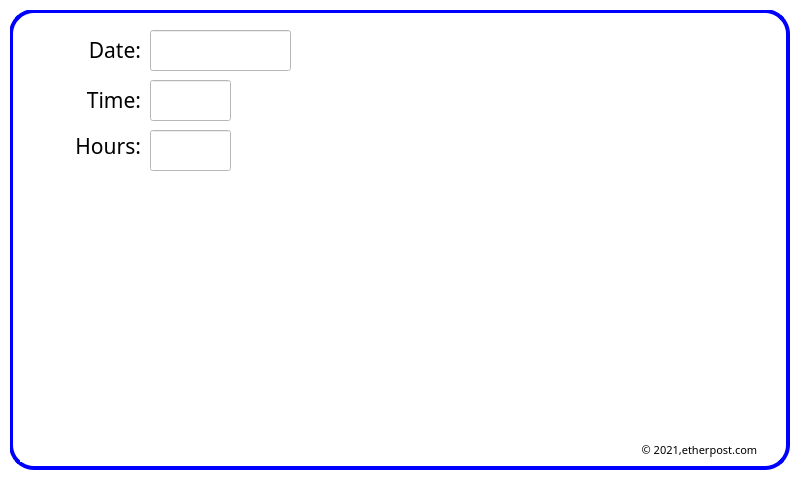
<?xml version="1.0" encoding="UTF-8"?>
<ui version="4.0">
 <author>Robert Grimes</author>
 <class>Monitor</class>
 <widget class="QWidget" name="Monitor">
  <property name="enabled">
   <bool>true</bool>
  </property>
  <property name="geometry">
   <rect>
    <x>0</x>
    <y>0</y>
    <width>800</width>
    <height>480</height>
   </rect>
  </property>
  <property name="sizePolicy">
   <sizepolicy hsizetype="Maximum" vsizetype="Maximum">
    <horstretch>0</horstretch>
    <verstretch>0</verstretch>
   </sizepolicy>
  </property>
  <property name="windowTitle">
   <string>Label Printer</string>
  </property>
  <property name="windowIcon">
   <iconset>
    <normaloff>printer.png</normaloff>printer.png</iconset>
  </property>
  <property name="styleSheet">
   <string notr="true">background-color:white</string>
  </property>
  <widget class="QFrame" name="mainFrame">
   <property name="geometry">
    <rect>
     <x>10</x>
     <y>10</y>
     <width>800</width>
     <height>480</height>
    </rect>
   </property>
   <property name="font">
    <font>
     <family>Arial</family>
    </font>
   </property>
   <property name="styleSheet">
    <string notr="true"/>
   </property>
   <property name="frameShape">
    <enum>QFrame::NoFrame</enum>
   </property>
   <property name="frameShadow">
    <enum>QFrame::Raised</enum>
   </property>
   <widget class="QStackedWidget" name="stackedWidget">
    <property name="enabled">
     <bool>true</bool>
    </property>
    <property name="geometry">
     <rect>
      <x>0</x>
      <y>0</y>
      <width>800</width>
      <height>480</height>
     </rect>
    </property>
    <property name="font">
     <font>
      <family>Arial</family>
      <pointsize>16</pointsize>
      <weight>75</weight>
      <bold>true</bold>
     </font>
    </property>
    <property name="styleSheet">
     <string notr="true">
QPushButton:focus {
	border: none;
	outline: none;
}
QPushButton{
background: transparent;
 border-radius: 10px;
  background-image: linear-gradient(#335b71 45%, #03324c 55%);


}
QComboBox QAbstractItemView {
  border: 1px solid grey;
  background: white;
  selection-background-color: blue;
}
QComboBox {
  background: white;
}
</string>
    </property>
    <property name="currentIndex">
     <number>1</number>
    </property>
    <widget class="QWidget" name="mainPage">
     <property name="styleSheet">
      <string notr="true"/>
     </property>
     <widget class="QLabel" name="bottleLbl_2">
      <property name="geometry">
       <rect>
        <x>10</x>
        <y>10</y>
        <width>134</width>
        <height>351</height>
       </rect>
      </property>
      <property name="text">
       <string/>
      </property>
      <property name="pixmap">
       <pixmap>syringe.png</pixmap>
      </property>
      <property name="scaledContents">
       <bool>true</bool>
      </property>
     </widget>
     <widget class="QProgressBar" name="printProgressBar">
      <property name="geometry">
       <rect>
        <x>280</x>
        <y>390</y>
        <width>321</width>
        <height>23</height>
       </rect>
      </property>
      <property name="font">
       <font>
        <family>Kartika</family>
       </font>
      </property>
      <property name="value">
       <number>24</number>
      </property>
     </widget>
     <widget class="QPushButton" name="setupBtn">
      <property name="geometry">
       <rect>
        <x>40</x>
        <y>380</y>
        <width>91</width>
        <height>41</height>
       </rect>
      </property>
      <property name="font">
       <font>
        <family>Kartika</family>
        <pointsize>11</pointsize>
        <weight>75</weight>
        <bold>true</bold>
       </font>
      </property>
      <property name="text">
       <string/>
      </property>
      <property name="icon">
       <iconset>
        <normaloff>images/shutdown.png</normaloff>
        <normalon>setup.png</normalon>images/shutdown.png</iconset>
      </property>
      <property name="iconSize">
       <size>
        <width>105</width>
        <height>45</height>
       </size>
      </property>
     </widget>
     <widget class="QGroupBox" name="groupBox">
      <property name="geometry">
       <rect>
        <x>150</x>
        <y>20</y>
        <width>621</width>
        <height>191</height>
       </rect>
      </property>
      <property name="title">
       <string/>
      </property>
      <widget class="QLabel" name="expirationLbl">
       <property name="geometry">
        <rect>
         <x>310</x>
         <y>100</y>
         <width>291</width>
         <height>41</height>
        </rect>
       </property>
       <property name="font">
        <font>
         <family>Kartika</family>
         <pointsize>18</pointsize>
         <weight>75</weight>
         <bold>true</bold>
        </font>
       </property>
       <property name="styleSheet">
        <string notr="true">color:red;background:transparent;</string>
       </property>
       <property name="text">
        <string>2/8/2021 11:35 AM</string>
       </property>
       <property name="scaledContents">
        <bool>true</bool>
       </property>
       <property name="alignment">
        <set>Qt::AlignCenter</set>
       </property>
      </widget>
      <widget class="QLabel" name="currentDateLbl">
       <property name="geometry">
        <rect>
         <x>10</x>
         <y>110</y>
         <width>261</width>
         <height>31</height>
        </rect>
       </property>
       <property name="font">
        <font>
         <family>Kartika</family>
         <pointsize>13</pointsize>
        </font>
       </property>
       <property name="styleSheet">
        <string notr="true">color:rgb(44,153,242);background:transparent;</string>
       </property>
       <property name="text">
        <string>Thursday, November 22nd</string>
       </property>
       <property name="alignment">
        <set>Qt::AlignCenter</set>
       </property>
      </widget>
      <widget class="QLabel" name="currentTimeColonLbl">
       <property name="geometry">
        <rect>
         <x>128</x>
         <y>26</y>
         <width>21</width>
         <height>71</height>
        </rect>
       </property>
       <property name="font">
        <font>
         <family>Kartika</family>
         <pointsize>56</pointsize>
        </font>
       </property>
       <property name="styleSheet">
        <string notr="true">color:rgb(44,153,242);background:transparent;</string>
       </property>
       <property name="text">
        <string>:</string>
       </property>
      </widget>
      <widget class="QLabel" name="currentTimeHHLbl">
       <property name="geometry">
        <rect>
         <x>40</x>
         <y>30</y>
         <width>99</width>
         <height>81</height>
        </rect>
       </property>
       <property name="font">
        <font>
         <family>Kartika</family>
         <pointsize>56</pointsize>
        </font>
       </property>
       <property name="styleSheet">
        <string notr="true">color:rgb(44,153,242);background:transparent;</string>
       </property>
       <property name="text">
        <string>10</string>
       </property>
      </widget>
      <widget class="QLabel" name="label_12">
       <property name="geometry">
        <rect>
         <x>330</x>
         <y>50</y>
         <width>241</width>
         <height>41</height>
        </rect>
       </property>
       <property name="font">
        <font>
         <family>Kartika</family>
         <pointsize>24</pointsize>
         <weight>75</weight>
         <bold>true</bold>
        </font>
       </property>
       <property name="styleSheet">
        <string notr="true">color:rgb(44,153,242);background:transparent;</string>
       </property>
       <property name="text">
        <string>Expiration On</string>
       </property>
       <property name="scaledContents">
        <bool>true</bool>
       </property>
       <property name="alignment">
        <set>Qt::AlignCenter</set>
       </property>
      </widget>
      <widget class="QLabel" name="currentTimeMMLbl">
       <property name="geometry">
        <rect>
         <x>152</x>
         <y>30</y>
         <width>105</width>
         <height>81</height>
        </rect>
       </property>
       <property name="font">
        <font>
         <family>Kartika</family>
         <pointsize>56</pointsize>
        </font>
       </property>
       <property name="styleSheet">
        <string notr="true">color:rgb(44,153,242);background:transparent;</string>
       </property>
       <property name="text">
        <string>22</string>
       </property>
      </widget>
     </widget>
     <widget class="QWidget" name="widget_2" native="true">
      <property name="geometry">
       <rect>
        <x>0</x>
        <y>0</y>
        <width>781</width>
        <height>461</height>
       </rect>
      </property>
      <property name="styleSheet">
       <string notr="true">border:4px solid blue; border-radius: 25px;</string>
      </property>
      <widget class="QPushButton" name="printBtn">
       <property name="geometry">
        <rect>
         <x>190</x>
         <y>240</y>
         <width>181</width>
         <height>91</height>
        </rect>
       </property>
       <property name="font">
        <font>
         <family>Kartika</family>
         <pointsize>36</pointsize>
        </font>
       </property>
       <property name="styleSheet">
        <string notr="true">border:0px solid red</string>
       </property>
       <property name="text">
        <string notr="true"/>
       </property>
       <property name="icon">
        <iconset>
         <normaloff>print.png</normaloff>
         <normalon>print-down.png</normalon>
         <selectedoff>print.png</selectedoff>
         <selectedon>print-down.png</selectedon>print.png</iconset>
       </property>
       <property name="iconSize">
        <size>
         <width>150</width>
         <height>82</height>
        </size>
       </property>
      </widget>
      <widget class="QLabel" name="lableLbl">
       <property name="geometry">
        <rect>
         <x>490</x>
         <y>230</y>
         <width>171</width>
         <height>100</height>
        </rect>
       </property>
       <property name="styleSheet">
        <string notr="true">border:2px solid red</string>
       </property>
       <property name="text">
        <string/>
       </property>
      </widget>
      <widget class="QLabel" name="thisMedicationLbl">
       <property name="geometry">
        <rect>
         <x>497</x>
         <y>250</y>
         <width>161</width>
         <height>21</height>
        </rect>
       </property>
       <property name="font">
        <font>
         <family>Calibri</family>
         <pointsize>12</pointsize>
        </font>
       </property>
       <property name="styleSheet">
        <string notr="true">border:0px solid red</string>
       </property>
       <property name="text">
        <string>This Medication</string>
       </property>
      </widget>
      <widget class="QLabel" name="expirationTimeLbl">
       <property name="geometry">
        <rect>
         <x>497</x>
         <y>290</y>
         <width>111</width>
         <height>21</height>
        </rect>
       </property>
       <property name="font">
        <font>
         <family>Calibri</family>
         <pointsize>12</pointsize>
        </font>
       </property>
       <property name="styleSheet">
        <string notr="true">border:0px solid red</string>
       </property>
       <property name="text">
        <string>at</string>
       </property>
      </widget>
      <widget class="QLabel" name="expirationDateLbl">
       <property name="geometry">
        <rect>
         <x>497</x>
         <y>270</y>
         <width>151</width>
         <height>21</height>
        </rect>
       </property>
       <property name="font">
        <font>
         <family>Calibri</family>
         <pointsize>12</pointsize>
        </font>
       </property>
       <property name="styleSheet">
        <string notr="true">border:0px solid red</string>
       </property>
       <property name="text">
        <string>Expires</string>
       </property>
      </widget>
     </widget>
     <zorder>widget_2</zorder>
     <zorder>bottleLbl_2</zorder>
     <zorder>printProgressBar</zorder>
     <zorder>setupBtn</zorder>
     <zorder>groupBox</zorder>
    </widget>
    <widget class="QWidget" name="page">
     <widget class="QPushButton" name="saveSetupBtn">
      <property name="geometry">
       <rect>
        <x>220</x>
        <y>220</y>
        <width>191</width>
        <height>82</height>
       </rect>
      </property>
      <property name="font">
       <font>
        <family>Kartika</family>
        <pointsize>20</pointsize>
       </font>
      </property>
      <property name="text">
       <string/>
      </property>
      <property name="icon">
       <iconset>
        <normalon>change.png</normalon>
       </iconset>
      </property>
      <property name="iconSize">
       <size>
        <width>150</width>
        <height>82</height>
       </size>
      </property>
     </widget>
     <widget class="QPushButton" name="shutdownBtn">
      <property name="geometry">
       <rect>
        <x>40</x>
        <y>380</y>
        <width>91</width>
        <height>41</height>
       </rect>
      </property>
      <property name="font">
       <font>
        <family>Kartika</family>
        <pointsize>11</pointsize>
        <weight>75</weight>
        <bold>true</bold>
       </font>
      </property>
      <property name="icon">
       <iconset>
        <normalon>shutdown.png</normalon>
       </iconset>
      </property>
      <property name="iconSize">
       <size>
        <width>105</width>
        <height>45</height>
       </size>
      </property>
     </widget>
     <widget class="QPushButton" name="goBackPage1Btn">
      <property name="geometry">
       <rect>
        <x>580</x>
        <y>40</y>
        <width>191</width>
        <height>82</height>
       </rect>
      </property>
      <property name="font">
       <font>
        <family>Kartika</family>
        <pointsize>20</pointsize>
       </font>
      </property>
      <property name="text">
       <string/>
      </property>
      <property name="icon">
       <iconset>
        <normalon>goback.png</normalon>
       </iconset>
      </property>
      <property name="iconSize">
       <size>
        <width>150</width>
        <height>82</height>
       </size>
      </property>
     </widget>
     <widget class="QLineEdit" name="dateTxt">
      <property name="enabled">
       <bool>false</bool>
      </property>
      <property name="geometry">
       <rect>
        <x>140</x>
        <y>20</y>
        <width>141</width>
        <height>41</height>
       </rect>
      </property>
      <property name="font">
       <font>
        <family>Kartika</family>
        <pointsize>16</pointsize>
       </font>
      </property>
     </widget>
     <widget class="QLabel" name="label">
      <property name="geometry">
       <rect>
        <x>50</x>
        <y>24</y>
        <width>81</width>
        <height>31</height>
       </rect>
      </property>
      <property name="font">
       <font>
        <family>Kartika</family>
        <pointsize>16</pointsize>
       </font>
      </property>
      <property name="text">
       <string>Date:</string>
      </property>
      <property name="alignment">
       <set>Qt::AlignRight|Qt::AlignTrailing|Qt::AlignVCenter</set>
      </property>
     </widget>
     <widget class="QLabel" name="label_2">
      <property name="geometry">
       <rect>
        <x>50</x>
        <y>74</y>
        <width>81</width>
        <height>31</height>
       </rect>
      </property>
      <property name="font">
       <font>
        <family>Kartika</family>
        <pointsize>16</pointsize>
       </font>
      </property>
      <property name="text">
       <string>Time:</string>
      </property>
      <property name="alignment">
       <set>Qt::AlignRight|Qt::AlignTrailing|Qt::AlignVCenter</set>
      </property>
     </widget>
     <widget class="QLineEdit" name="timeTxt">
      <property name="enabled">
       <bool>false</bool>
      </property>
      <property name="geometry">
       <rect>
        <x>140</x>
        <y>70</y>
        <width>81</width>
        <height>41</height>
       </rect>
      </property>
      <property name="font">
       <font>
        <family>Kartika</family>
        <pointsize>16</pointsize>
       </font>
      </property>
     </widget>
     <widget class="QPushButton" name="changeTimeBtn">
      <property name="geometry">
       <rect>
        <x>290</x>
        <y>70</y>
        <width>121</width>
        <height>41</height>
       </rect>
      </property>
      <property name="font">
       <font>
        <family>Kartika</family>
        <pointsize>11</pointsize>
        <weight>75</weight>
        <bold>true</bold>
       </font>
      </property>
      <property name="icon">
       <iconset>
        <normalon>change-arrow.png</normalon>
       </iconset>
      </property>
      <property name="iconSize">
       <size>
        <width>105</width>
        <height>45</height>
       </size>
      </property>
     </widget>
     <widget class="QPushButton" name="changeDateBtn">
      <property name="geometry">
       <rect>
        <x>290</x>
        <y>20</y>
        <width>121</width>
        <height>41</height>
       </rect>
      </property>
      <property name="font">
       <font>
        <family>Kartika</family>
        <pointsize>11</pointsize>
        <weight>75</weight>
        <bold>true</bold>
       </font>
      </property>
      <property name="icon">
       <iconset>
        <normalon>change-arrow.png</normalon>
       </iconset>
      </property>
      <property name="iconSize">
       <size>
        <width>105</width>
        <height>45</height>
       </size>
      </property>
     </widget>
     <widget class="QLineEdit" name="expirationTxt">
      <property name="enabled">
       <bool>false</bool>
      </property>
      <property name="geometry">
       <rect>
        <x>140</x>
        <y>120</y>
        <width>81</width>
        <height>41</height>
       </rect>
      </property>
      <property name="font">
       <font>
        <family>Kartika</family>
        <pointsize>16</pointsize>
       </font>
      </property>
     </widget>
     <widget class="QLabel" name="label_3">
      <property name="geometry">
       <rect>
        <x>50</x>
        <y>120</y>
        <width>81</width>
        <height>31</height>
       </rect>
      </property>
      <property name="font">
       <font>
        <family>Kartika</family>
        <pointsize>16</pointsize>
       </font>
      </property>
      <property name="text">
       <string>Hours:</string>
      </property>
      <property name="alignment">
       <set>Qt::AlignRight|Qt::AlignTrailing|Qt::AlignVCenter</set>
      </property>
     </widget>
     <widget class="QPushButton" name="expirationHoursBtn">
      <property name="geometry">
       <rect>
        <x>290</x>
        <y>120</y>
        <width>121</width>
        <height>41</height>
       </rect>
      </property>
      <property name="font">
       <font>
        <family>Kartika</family>
        <pointsize>11</pointsize>
        <weight>75</weight>
        <bold>true</bold>
       </font>
      </property>
      <property name="icon">
       <iconset>
        <normalon>change-arrow.png</normalon>
       </iconset>
      </property>
      <property name="iconSize">
       <size>
        <width>105</width>
        <height>45</height>
       </size>
      </property>
     </widget>
     <widget class="QLabel" name="versionLbl">
      <property name="geometry">
       <rect>
        <x>10</x>
        <y>430</y>
        <width>281</width>
        <height>22</height>
       </rect>
      </property>
      <property name="font">
       <font>
        <family>Kartika</family>
        <pointsize>8</pointsize>
        <weight>50</weight>
        <bold>false</bold>
       </font>
      </property>
      <property name="text">
       <string/>
      </property>
      <property name="textFormat">
       <enum>Qt::RichText</enum>
      </property>
      <property name="scaledContents">
       <bool>true</bool>
      </property>
      <property name="alignment">
       <set>Qt::AlignLeading|Qt::AlignLeft|Qt::AlignVCenter</set>
      </property>
     </widget>
     <widget class="QWidget" name="widget" native="true">
      <property name="geometry">
       <rect>
        <x>-1</x>
        <y>-1</y>
        <width>781</width>
        <height>461</height>
       </rect>
      </property>
      <property name="styleSheet">
       <string notr="true">border:4px solid blue; border-radius: 25px;</string>
      </property>
      <widget class="QLabel" name="label_5">
       <property name="geometry">
        <rect>
         <x>630</x>
         <y>430</y>
         <width>121</width>
         <height>22</height>
        </rect>
       </property>
       <property name="font">
        <font>
         <family>Kartika</family>
         <pointsize>8</pointsize>
         <weight>50</weight>
         <bold>false</bold>
        </font>
       </property>
       <property name="styleSheet">
        <string notr="true">border:0px solid red</string>
       </property>
       <property name="text">
        <string>&amp;copy; 2021,etherpost.com</string>
       </property>
       <property name="textFormat">
        <enum>Qt::RichText</enum>
       </property>
       <property name="scaledContents">
        <bool>true</bool>
       </property>
       <property name="alignment">
        <set>Qt::AlignCenter</set>
       </property>
      </widget>
     </widget>
     <zorder>widget</zorder>
     <zorder>saveSetupBtn</zorder>
     <zorder>shutdownBtn</zorder>
     <zorder>goBackPage1Btn</zorder>
     <zorder>dateTxt</zorder>
     <zorder>label</zorder>
     <zorder>label_2</zorder>
     <zorder>timeTxt</zorder>
     <zorder>changeTimeBtn</zorder>
     <zorder>changeDateBtn</zorder>
     <zorder>expirationTxt</zorder>
     <zorder>label_3</zorder>
     <zorder>expirationHoursBtn</zorder>
     <zorder>versionLbl</zorder>
    </widget>
   </widget>
  </widget>
 </widget>
 <resources/>
 <connections/>
</ui>
